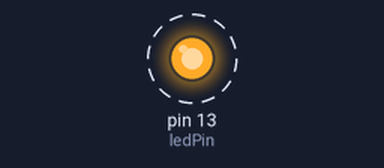
A sketch run on a simulated Arduino Uno, built with avr-gcc and run on an emulated ATmega328P. On the bench: output pins drawn as LEDs (lit = HIGH). Dashed ring = blinking.

Above: at 0.2 s.
Timing chart, 0 to 4.6 s (numbered marks = the images above):
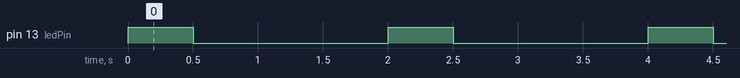

The sketch:

sketch-12-1.ino
```cpp
int ledPin = 13;
int impulse = 500;
int periode = 1500;

void setup() {
     pinMode(ledPin, OUTPUT);
}

void loop() {
     digitalWrite(ledPin, HIGH);
     delay(impulse);
     digitalWrite(ledPin, LOW);
     delay(periode);
}
```

Measured:
- by itself, pin 13 (ledPin): alternates HIGH for 0.50 s and LOW for 1.5 s
